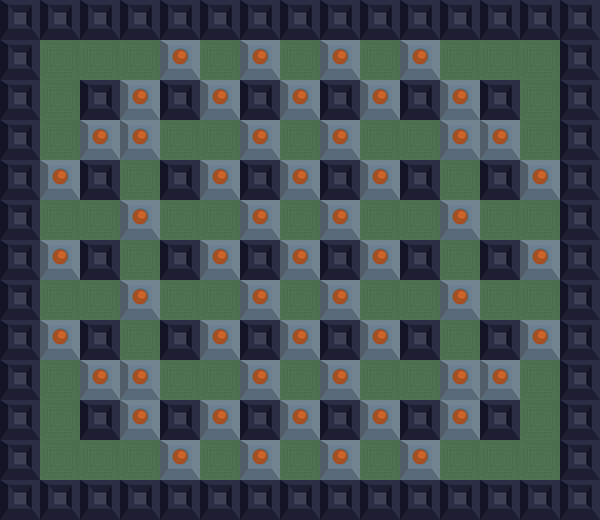

A level layout from a 2D game, rendered from its tile map. Below: a short description, then the map file with its tile-grid data intact:
An orthogonal 15x13 tile map with 40x40 px tiles, 3 tile layers (backgroundLayer, blockLayer, explosionLayer).

<map version="1.0" orientation="orthogonal" renderorder="right-down" width="15" height="13" tilewidth="40" tileheight="40" nextobjectid="1">
 <tileset firstgid="1" name="tiles" tilewidth="40" tileheight="40" tilecount="3" columns="3">
  <image source="../images/tiles.png" width="120" height="40" />
 </tileset>
 <layer name="backgroundLayer" width="15" height="13">
  <properties>
   <property name="collision" value="false" />
  </properties>
  <data encoding="csv">
1,1,1,1,1,1,1,1,1,1,1,1,1,1,1,
1,1,1,1,1,1,1,1,1,1,1,1,1,1,1,
1,1,1,1,1,1,1,1,1,1,1,1,1,1,1,
1,1,1,1,1,1,1,1,1,1,1,1,1,1,1,
1,1,1,1,1,1,1,1,1,1,1,1,1,1,1,
1,1,1,1,1,1,1,1,1,1,1,1,1,1,1,
1,1,1,1,1,1,1,1,1,1,1,1,1,1,1,
1,1,1,1,1,1,1,1,1,1,1,1,1,1,1,
1,1,1,1,1,1,1,1,1,1,1,1,1,1,1,
1,1,1,1,1,1,1,1,1,1,1,1,1,1,1,
1,1,1,1,1,1,1,1,1,1,1,1,1,1,1,
1,1,1,1,1,1,1,1,1,1,1,1,1,1,1,
1,1,1,1,1,1,1,1,1,1,1,1,1,1,1
</data>
 </layer>
 <layer name="blockLayer" width="15" height="13">
  <properties>
   <property name="collision" value="true" />
  </properties>
  <data encoding="csv">
3,3,3,3,3,3,3,3,3,3,3,3,3,3,3,
3,0,0,0,0,0,0,0,0,0,0,0,0,0,3,
3,0,3,0,3,0,3,0,3,0,3,0,3,0,3,
3,0,0,0,0,0,0,0,0,0,0,0,0,0,3,
3,0,3,0,3,0,3,0,3,0,3,0,3,0,3,
3,0,0,0,0,0,0,0,0,0,0,0,0,0,3,
3,0,3,0,3,0,3,0,3,0,3,0,3,0,3,
3,0,0,0,0,0,0,0,0,0,0,0,0,0,3,
3,0,3,0,3,0,3,0,3,0,3,0,3,0,3,
3,0,0,0,0,0,0,0,0,0,0,0,0,0,3,
3,0,3,0,3,0,3,0,3,0,3,0,3,0,3,
3,0,0,0,0,0,0,0,0,0,0,0,0,0,3,
3,3,3,3,3,3,3,3,3,3,3,3,3,3,3
</data>
 </layer>
 <layer name="explosionLayer" width="15" height="13">
  <properties>
   <property name="collision" value="true" />
   <property name="explosion" value="true" />
  </properties>
  <data encoding="csv">
0,0,0,0,0,0,0,0,0,0,0,0,0,0,0,
0,0,0,0,2,0,2,0,2,0,2,0,0,0,0,
0,0,0,2,0,2,0,2,0,2,0,2,0,0,0,
0,0,2,2,0,0,2,0,2,0,0,2,2,0,0,
0,2,0,0,0,2,0,2,0,2,0,0,0,2,0,
0,0,0,2,0,0,2,0,2,0,0,2,0,0,0,
0,2,0,0,0,2,0,2,0,2,0,0,0,2,0,
0,0,0,2,0,0,2,0,2,0,0,2,0,0,0,
0,2,0,0,0,2,0,2,0,2,0,0,0,2,0,
0,0,2,2,0,0,2,0,2,0,0,2,2,0,0,
0,0,0,2,0,2,0,2,0,2,0,2,0,0,0,
0,0,0,0,2,0,2,0,2,0,2,0,0,0,0,
0,0,0,0,0,0,0,0,0,0,0,0,0,0,0
</data>
 </layer>
</map>